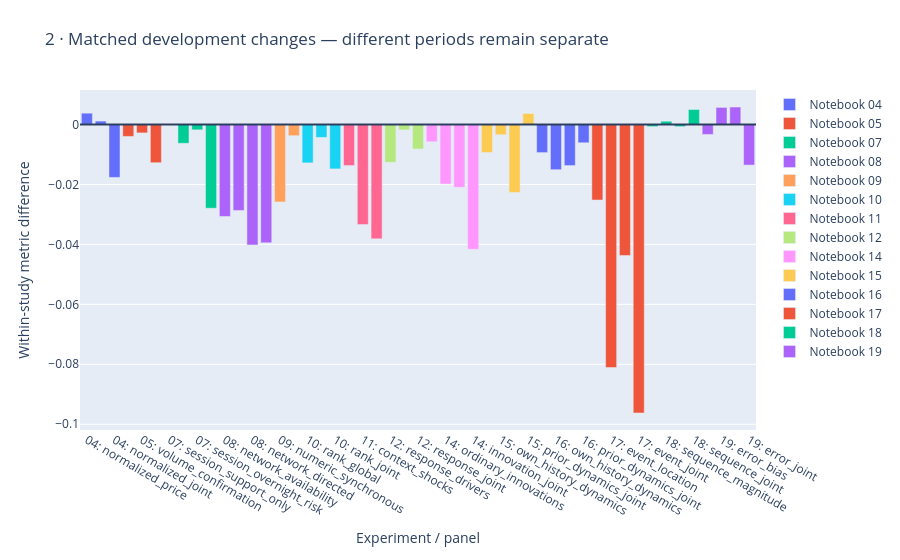

This figure's notebook cell:
### Markdown cell above
## Matched improvements
Compare deltas within the evaluation used by each study. This chart does not pool incompatible predictions.

### Code cell
f=go.Figure()
if not df.empty:
    for n,g in df.groupby('notebook',sort=True):
        delta=g.get('delta_vs_current_market',g.get('matched_delta',pd.Series(index=g.index,dtype=float)))
        if 'matched_delta' in g: delta=delta.fillna(g['matched_delta'])
        f.add_bar(x=[f'{n:02d}: '+v for v in g['variant']],y=delta,name=f'Notebook {n:02d}')
f.add_hline(y=0)
show(f,'2 · Matched development changes — different periods remain separate','Experiment / panel','Within-study metric difference')

### Figure 1 — Plotly figure (JSON) as saved in the notebook; plotly's stock layout.template omitted (floating-point values rounded to 4 significant figures)
{"data": [{"name": "Notebook 04", "type": "bar", "x": ["04: normalized_price", "04: volume_confirmation", "04: normalized_joint"], "y": [0.003786, 0.001157, -0.01765]}, {"name": "Notebook 05", "type": "bar", "x": ["05: normalized_price", "05: volume_confirmation", "05: normalized_joint"], "y": [-0.003975, -0.002798, -0.01274]}, {"name": "Notebook 07", "type": "bar", "x": ["07: session_support_only", "07: session_intraday", "07: session_overnight_risk", "07: session_joint"], "y": [0.0, -0.006269, -0.001787, -0.02793]}, {"name": "Notebook 08", "type": "bar", "x": ["08: network_availability", "08: network_synchronous", "08: network_directed", "08: network_joint"], "y": [-0.03068, -0.02866, -0.04017, -0.03949]}, {"name": "Notebook 09", "type": "bar", "x": ["09: numeric_synchronous", "09: numeric_directed"], "y": [-0.02584, -0.003727]}, {"name": "Notebook 10", "type": "bar", "x": ["10: rank_global", "10: rank_horizon_relative", "10: rank_joint"], "y": [-0.0128, -0.004308, -0.01481]}, {"name": "Notebook 11", "type": "bar", "x": ["11: context_identity", "11: context_shocks", "11: context_joint"], "y": [-0.01369, -0.03339, -0.03815]}, {"name": "Notebook 12", "type": "bar", "x": ["12: response_drivers", "12: response_encoded", "12: response_joint"], "y": [-0.01262, -0.001804, -0.008181]}, {"name": "Notebook 14", "type": "bar", "x": ["14: audit_shortlist", "14: ordinary_innovations", "14: robust_innovations", "14: innovation_joint"], "y": [-0.00575, -0.01986, -0.02093, -0.04164]}, {"name": "Notebook 15", "type": "bar", "x": ["15: risk_dynamics_only", "15: own_history_dynamics", "15: pool_and_risk_dynamics", "15: prior_dynamics_joint"], "y": [-0.009349, -0.003409, -0.02268, 0.003694]}, {"name": "Notebook 16", "type": "bar", "x": ["16: risk_dynamics_only", "16: own_history_dynamics", "16: pool_and_risk_dynamics", "16: prior_dynamics_joint"], "y": [-0.009375, -0.01507, -0.0137, -0.006095]}, {"name": "Notebook 17", "type": "bar", "x": ["17: event_clock_only", "17: event_location", "17: event_shape", "17: event_joint"], "y": [-0.0252, -0.08108, -0.04372, -0.09625]}, {"name": "Notebook 18", "type": "bar", "x": ["18: sequence_clock", "18: sequence_magnitude", "18: sequence_transitions", "18: sequence_joint"], "y": [-0.0007057, 0.001097, -0.0007057, 0.005002]}, {"name": "Notebook 19", "type": "bar", "x": ["19: error_clock", "19: error_bias", "19: error_dispersion", "19: error_joint"], "y": [-0.003318, 0.005703, 0.005844, -0.01354]}], "layout": {"height": 560, "margin": {"b": 130, "l": 80, "r": 30, "t": 90}, "shapes": [{"type": "line", "x0": 0, "x1": 1, "xref": "x domain", "y0": 0, "y1": 0, "yref": "y"}], "title": {"text": "2 · Matched development changes — different periods remain separate"}, "xaxis": {"title": {"text": "Experiment / panel"}}, "yaxis": {"title": {"text": "Within-study metric difference"}}}}
